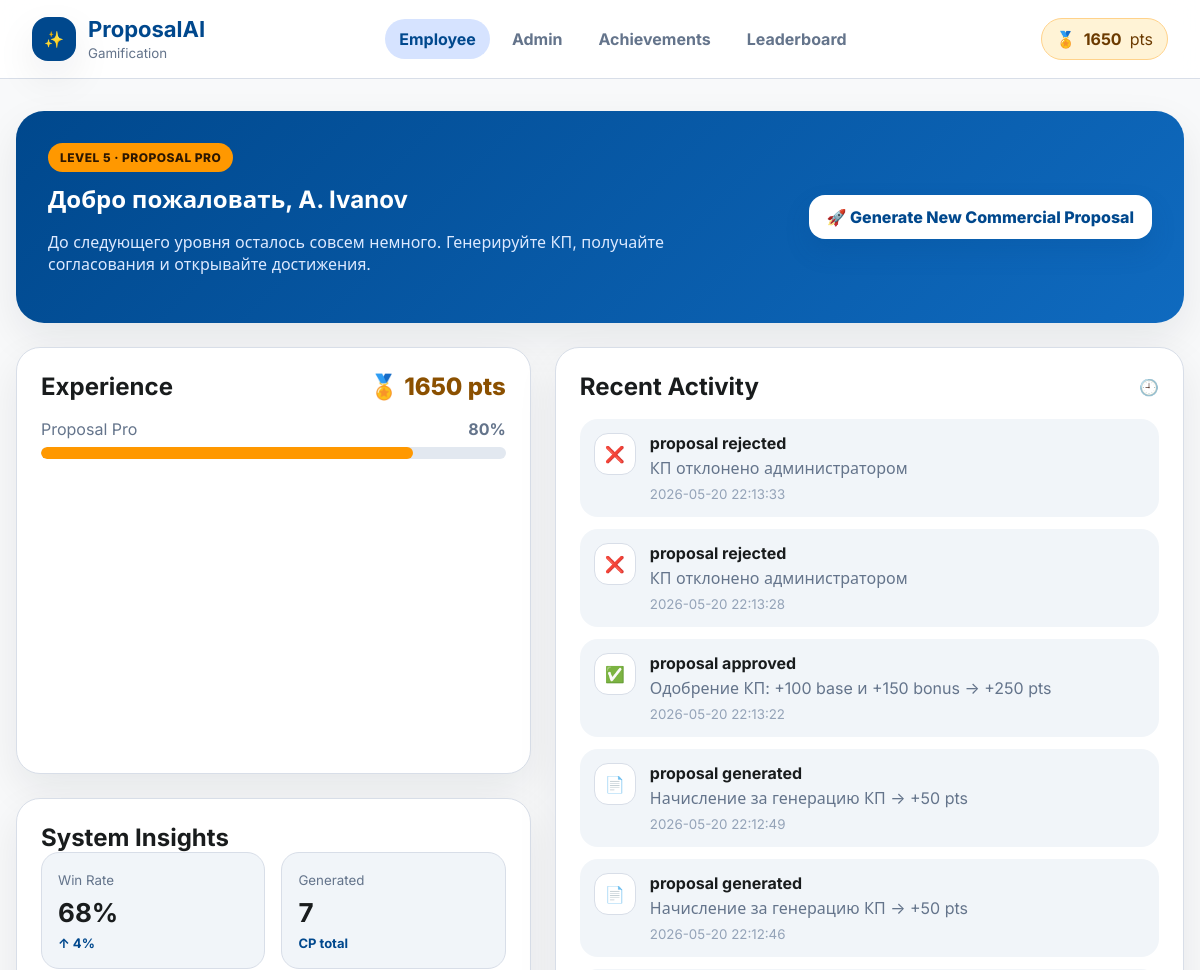
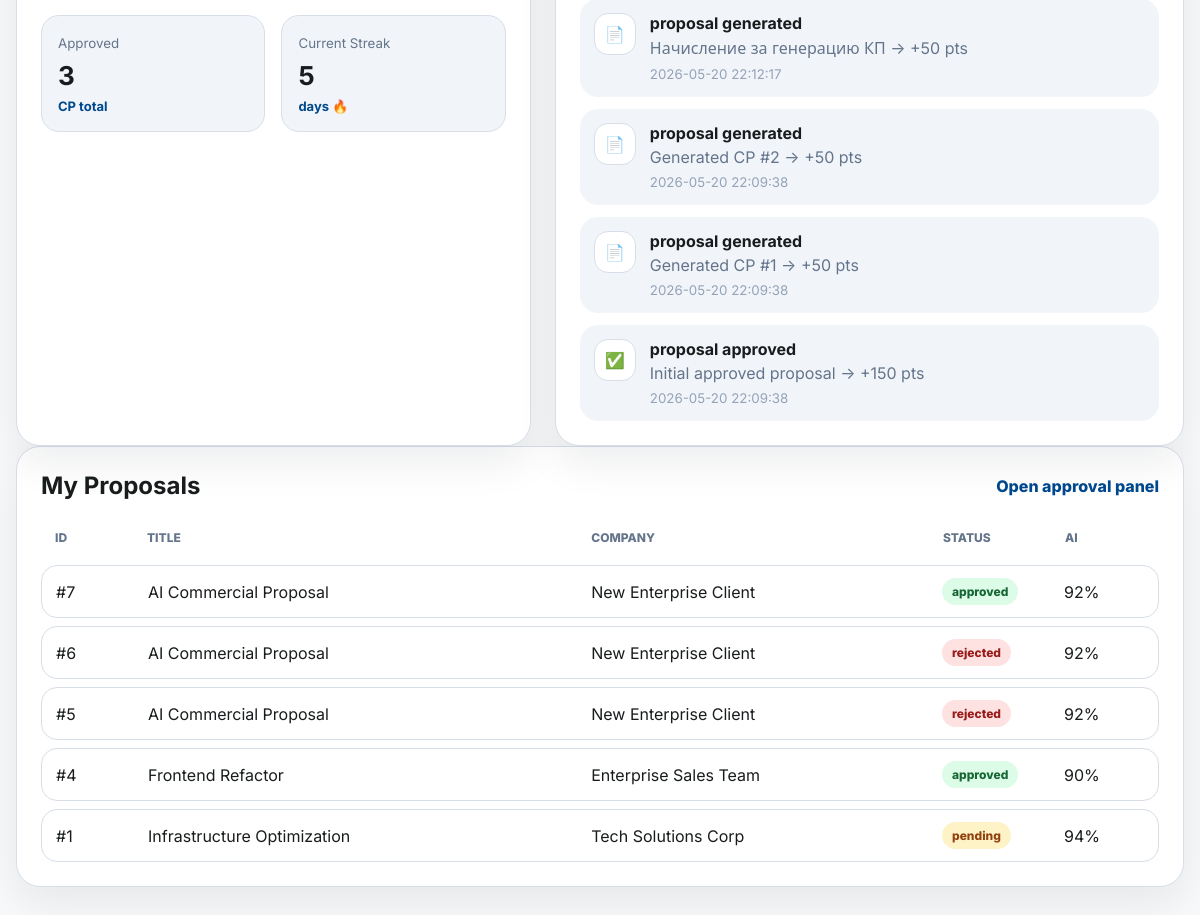
The page / on the database its author committed (2 pictures, top to bottom).
### tables this page shows
CREATE TABLE users (
                id INTEGER PRIMARY KEY AUTOINCREMENT,
                name TEXT NOT NULL,
                role TEXT NOT NULL DEFAULT 'employee',
                total_points INTEGER NOT NULL DEFAULT 0,
                generated_count INTEGER NOT NULL DEFAULT 0,
                approved_count INTEGER NOT NULL DEFAULT 0,
                best_bonus INTEGER NOT NULL DEFAULT 0,
                current_streak INTEGER NOT NULL DEFAULT 0,
                created_at TEXT NOT NULL
            );

CREATE TABLE achievements (
                id INTEGER PRIMARY KEY AUTOINCREMENT,
                code TEXT NOT NULL UNIQUE,
                name TEXT NOT NULL,
                description TEXT NOT NULL,
                icon TEXT NOT NULL
            );

CREATE TABLE transactions (
                id INTEGER PRIMARY KEY AUTOINCREMENT,
                user_id INTEGER NOT NULL,
                proposal_id INTEGER,
                action_type TEXT NOT NULL,
                points INTEGER NOT NULL,
                comment TEXT,
                created_at TEXT NOT NULL,
                FOREIGN KEY(user_id) REFERENCES users(id),
                FOREIGN KEY(proposal_id) REFERENCES proposals(id)
            );

CREATE TABLE proposals (
                id INTEGER PRIMARY KEY AUTOINCREMENT,
                title TEXT NOT NULL,
                company TEXT NOT NULL,
                author_id INTEGER NOT NULL,
                status TEXT NOT NULL DEFAULT 'pending',
                ai_confidence INTEGER NOT NULL DEFAULT 90,
                generated_text TEXT NOT NULL,
                effectiveness_bonus INTEGER NOT NULL DEFAULT 0,
                created_at TEXT NOT NULL,
                reviewed_at TEXT,
                reviewed_by INTEGER,
                FOREIGN KEY(author_id) REFERENCES users(id),
                FOREIGN KEY(reviewed_by) REFERENCES users(id)
            );

### ai_cp_gamification_flask/app.py (the view)
@app.route("/")
def index():
    return render_template("employee.html", state=get_state(), active="employee")

### ai_cp_gamification_flask/app.py (called while the page is built)
def get_db() -> sqlite3.Connection:
    conn = sqlite3.connect(DB_PATH)
    conn.row_factory = sqlite3.Row
    return conn

def get_level(points: int) -> dict[str, Any]:
    for level in LEVELS:
        if level["min"] <= points <= level["max"]:
            return level
    return LEVELS[0]

def get_level_progress(points: int) -> int:
    level = get_level(points)
    if level["max"] >= 10**12:
        return 100
    span = level["max"] - level["min"] + 1
    completed = points - level["min"]
    return max(0, min(100, round(completed / span * 100)))

def get_primary_employee(conn: sqlite3.Connection) -> sqlite3.Row:
    return conn.execute("SELECT * FROM users WHERE role = 'employee' ORDER BY id LIMIT 1").fetchone()

def get_admin(conn: sqlite3.Connection) -> sqlite3.Row:
    return conn.execute("SELECT * FROM users WHERE role = 'admin' ORDER BY id LIMIT 1").fetchone()

### ai_cp_gamification_flask/templates/employee.html (shortened to what this page needs)
{% extends "base.html" %}
{% block content %}
<section class="hero-card">
  <div>
    <div class="level-badge">LEVEL {{ state.level.level }} · {{ state.level.title }}</div>
    <h1>Добро пожаловать, {{ state.employee.name }}</h1>
    <p>До следующего уровня осталось совсем немного. Генерируйте КП, получайте согласования и открывайте достижения.</p>
  </div>
  <button class="primary-cta" data-generate-proposal>🚀 Generate New Commercial Proposal</button>
</section>
<section class="grid two-one">
  <div class="stack">
    <article class="card">
      <div class="card-header">
        <h2>Experience</h2>
        <div class="score">🏅 {{ state.employee.total_points }} pts</div>
      </div>
      <div class="progress-row">
        <span>{{ state.level.title }}</span>
        <strong>{{ state.level_progress }}%</strong>
      </div>
      <div class="progress"><span style="width: {{ state.level_progress }}%"></span></div>
    </article>
    <article class="card">
      <h2>System Insights</h2>
      <div class="metric-grid">
        <div class="metric"><small>Win Rate</small><strong>68%</strong><span>↑ 4%</span></div>
        <div class="metric"><small>Generated</small><strong>{{ state.employee.generated_count }}</strong><span>CP total</span></div>
        <div class="metric"><small>Approved</small><strong>{{ state.employee.approved_count }}</strong><span>CP total</span></div>
        <div class="metric"><small>Current Streak</small><strong>{{ state.employee.current_streak }}</strong><span>days 🔥</span></div>
      </div>
    </article>
  </div>
  <article class="card activity-card">
    <div class="card-header">
      <h2>Recent Activity</h2>
      <span>🕘</span>
    </div>
    <div class="activity-list">
      {% for item in state.transactions %}
      <div class="activity-item">
        <span class="activity-icon">{{ '✅' if item.action_type == 'proposal_approved' else '📄' if item.action_type == 'proposal_generated' else '❌' }}</span>
        <div>
          <strong>{{ item.action_type.replace('_', ' ') }}</strong>
          <p>{{ item.comment }}{% if item.points > 0 %} → +{{ item.points }} pts{% endif %}</p>
          <small>{{ item.created_at }}</small>
        </div>
      </div>
      {% endfor %}
    </div>
  </article>
</section>
<section class="card">
  <div class="card-header">
    <h2>My Proposals</h2>
    <a class="text-link" href="{{ url_for('admin_page') }}">Open approval panel</a>
  </div>
  <div class="proposal-table">
    <div class="table-head"><span>ID</span><span>Title</span><span>Company</span><span>Status</span><span>AI</span></div>
    {% for proposal in state.proposals if proposal.author_id == state.employee.id %}
    <div class="table-row">
      <span>#{{ proposal.id }}</span>
      <span>{{ proposal.title }}</span>
      <span>{{ proposal.company }}</span>
      <span class="status {{ proposal.status }}">{{ proposal.status }}</span>
      <span>{{ proposal.ai_confidence }}%</span>
    </div>
    {% endfor %}
  </div>
</section>
{% endblock %}

### ai_cp_gamification_flask/templates/base.html (shortened to what this page needs)
<!doctype html>
<html lang="ru">
<head>
  <link rel="stylesheet" href="{{ url_for('static', filename='styles.css') }}">
</head>
<body>
  <header class="topbar">
    <a class="brand" href="{{ url_for('index') }}">
      <span class="brand-icon">✨</span>
      <span>
        <strong>ProposalAI</strong>
        <small>Gamification</small>
      </span>
    </a>
    <nav class="nav">
      <a class="nav-link {{ 'active' if active == 'employee' else '' }}" href="{{ url_for('index') }}">Employee</a>
      <a class="nav-link {{ 'active' if active == 'admin' else '' }}" href="{{ url_for('admin_page') }}">Admin</a>
      <a class="nav-link {{ 'active' if active == 'achievements' else '' }}" href="{{ url_for('achievements_page') }}">Achievements</a>
      <a class="nav-link {{ 'active' if active == 'leaderboard' else '' }}" href="{{ url_for('leaderboard_page') }}">Leaderboard</a>
    </nav>
    <div class="points-pill">
      <span>🏅</span>
      <strong id="headerPoints">{{ state.employee.total_points }}</strong>
      <span>pts</span>
    </div>
  </header>
  <main class="page">
    {% block content %}{% endblock %}
  </main>
</body>
</html>

### rows shown on the page
users: employee.total_points "1650", employee.name "A. Ivanov", employee.generated_count "7", employee.approved_count "3", employee.current_streak "5"
achievements: level "PROPOSAL PRO", level "Proposal Pro"
transactions: action_type "❌", action_type.replace "proposal rejected", comment "КП отклонено администратором", created_at "2026-05-20 22:13:33"
transactions: action_type "❌", action_type.replace "proposal rejected", comment "КП отклонено администратором", created_at "2026-05-20 22:13:28"
transactions: action_type "✅", action_type.replace "proposal approved", comment "Одобрение КП: +100 base и +150 bonus", points "250", created_at "2026-05-20 22:13:22"
transactions: action_type "📄", action_type.replace "proposal generated", comment "Начисление за генерацию КП", points "50", created_at "2026-05-20 22:12:49"
transactions: action_type "📄", action_type.replace "proposal generated", comment "Начисление за генерацию КП", points "50", created_at "2026-05-20 22:12:46"
transactions: action_type "📄", action_type.replace "proposal generated", comment "Начисление за генерацию КП", points "50", created_at "2026-05-20 22:12:17"
transactions: action_type "📄", action_type.replace "proposal generated", comment "Generated CP #2", points "50", created_at "2026-05-20 22:09:38"
transactions: action_type "📄", action_type.replace "proposal generated", comment "Generated CP #1", points "50", created_at "2026-05-20 22:09:38"
transactions: action_type "✅", action_type.replace "proposal approved", comment "Initial approved proposal", points "150", created_at "2026-05-20 22:09:38"
proposals: id "7", title "AI Commercial Proposal", company "New Enterprise Client", status "approved", ai_confidence "92"
proposals: id "6", title "AI Commercial Proposal", company "New Enterprise Client", status "rejected", ai_confidence "92"
proposals: id "5", title "AI Commercial Proposal", company "New Enterprise Client", status "rejected", ai_confidence "92"
proposals: id "4", title "Frontend Refactor", company "Enterprise Sales Team", status "approved", ai_confidence "90"
proposals: id "1", title "Infrastructure Optimization", company "Tech Solutions Corp", status "pending", ai_confidence "94"

### other values the page prints
{{ state.level.level }} "5"
{{ state.level_progress }} "80"
